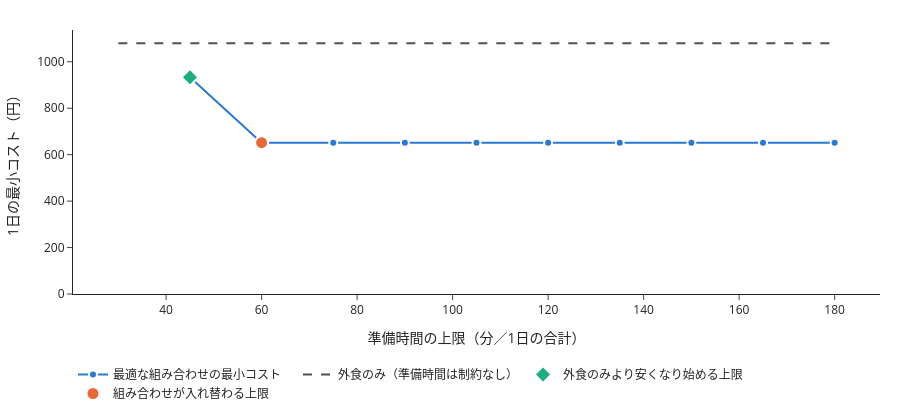

The notebook cell saved with this chart:
### Markdown cell above
### 損益分岐

### Code cell
# 準備時間の上限を動かして、1日の最小コストを調べる
curve = breakeven_curve(meals_slot, BUDGET, PREP_GRID, target)
# 損益分岐に当たる上限値（外食のみより安くなり始める上限、組み合わせが入れ替わる上限）
sw = switch_points(curve)
print(sw)
# 表を全部表示する（途中を省略しない）
print(curve.to_string())
# 折れ線（最後の式の値がセルに表示される）
plot_breakeven(curve, sw)

### Figure 1 — Plotly figure (JSON) as saved in the notebook; plotly's stock layout.template omitted (floating-point values rounded to 4 significant figures)
{"data": [{"connectgaps": false, "hoverinfo": "text", "hovertext": ["準備時間の上限 30分<br>解なし", "準備時間の上限 45分<br>最小コスト 933円<br>自炊 2食（R108_x1.3 / R115_x1.0 / g015）", "準備時間の上限 60分<br>最小コスト 651円<br>自炊 3食（R106_x1.0 / R115_x1.0 / R116_x1.0）", "準備時間の上限 75分<br>最小コスト 651円<br>自炊 3食（R106_x1.0 / R115_x1.0 / R116_x1.0）", "準備時間の上限 90分<br>最小コスト 651円<br>自炊 3食（R106_x1.0 / R115_x1.0 / R116_x1.0）", "準備時間の上限 105分<br>最小コスト 651円<br>自炊 3食（R106_x1.0 / R115_x1.0 / R116_x1.0）", "準備時間の上限 120分<br>最小コスト 651円<br>自炊 3食（R106_x1.0 / R115_x1.0 / R116_x1.0）", "準備時間の上限 135分<br>最小コスト 651円<br>自炊 3食（R106_x1.0 / R115_x1.0 / R116_x1.0）", "準備時間の上限 150分<br>最小コスト 651円<br>自炊 3食（R106_x1.0 / R115_x1.0 / R116_x1.0）", "準備時間の上限 165分<br>最小コスト 651円<br>自炊 3食（R106_x1.0 / R115_x1.0 / R116_x1.0）", "準備時間の上限 180分<br>最小コスト 651円<br>自炊 3食（R106_x1.0 / R115_x1.0 / R116_x1.0）"], "line": {"color": "#2a78d6", "width": 2}, "marker": {"color": "#2a78d6", "line": {"color": "white", "width": 2}, "size": 8}, "mode": "lines+markers", "name": "最適な組み合わせの最小コスト", "type": "scatter", "x": [30, 45, 60, 75, 90, 105, 120, 135, 150, 165, 180], "y": [NaN, 933.1, 651.4, 651.4, 651.4, 651.4, 651.4, 651.4, 651.4, 651.4, 651.4]}, {"hoverinfo": "text", "hovertext": "外食のみ 1,080円", "line": {"color": "#52514e", "dash": "dash", "width": 2}, "mode": "lines", "name": "外食のみ（準備時間は制約なし）", "type": "scatter", "x": [30, 180], "y": [1080, 1080]}, {"hoverinfo": "text", "hovertext": ["外食のみより安くなり始める上限: 45分"], "marker": {"color": "#1baf7a", "line": {"color": "white", "width": 2}, "size": 13, "symbol": "diamond"}, "mode": "markers", "name": "外食のみより安くなり始める上限", "type": "scatter", "x": [45], "y": [933.1]}, {"hoverinfo": "text", "hovertext": ["組み合わせが入れ替わる上限: 60分"], "marker": {"color": "#eb6834", "line": {"color": "white", "width": 2}, "size": 13, "symbol": "circle"}, "mode": "markers", "name": "組み合わせが入れ替わる上限", "type": "scatter", "x": [60], "y": [651.4]}], "layout": {"height": 420, "hovermode": "closest", "legend": {"orientation": "h", "y": -0.25}, "margin": {"b": 40, "l": 60, "r": 20, "t": 30}, "xaxis": {"title": {"text": "準備時間の上限（分／1日の合計）"}}, "yaxis": {"gridcolor": "#e6e5e1", "rangemode": "tozero", "title": {"text": "1日の最小コスト（円）"}}}}
